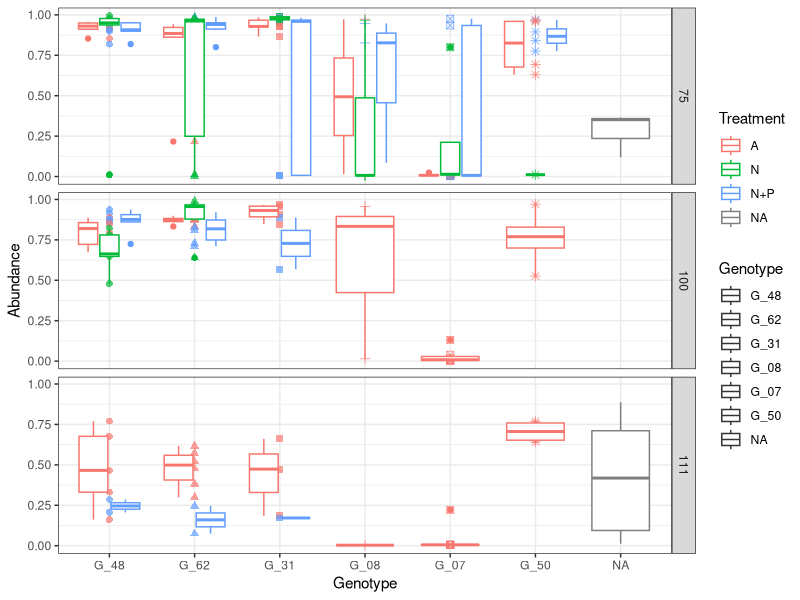
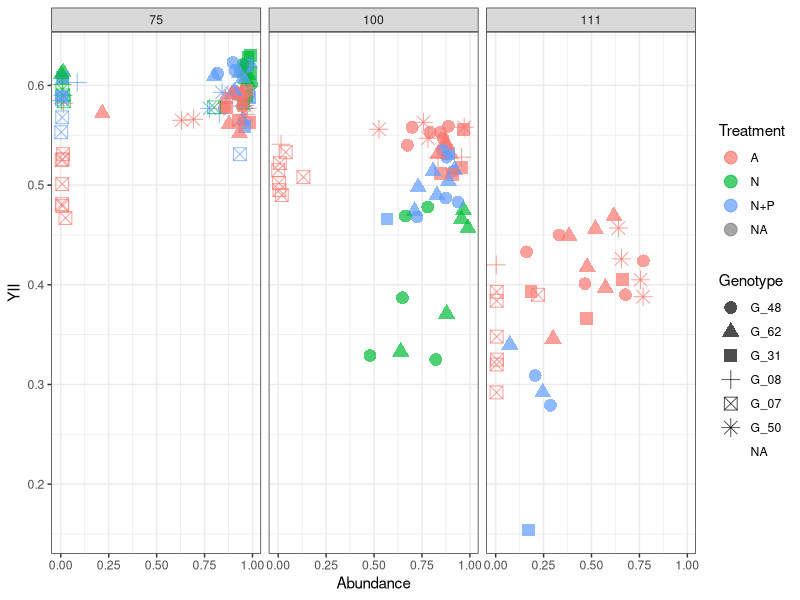
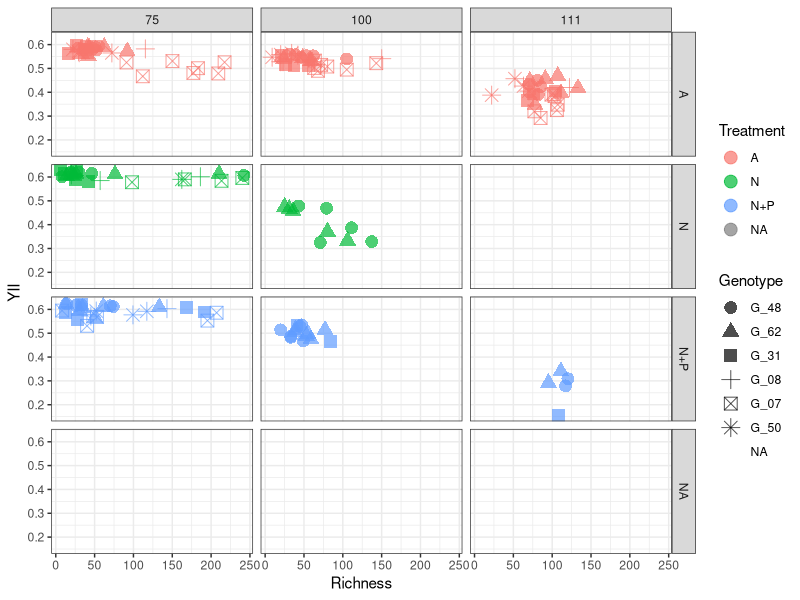
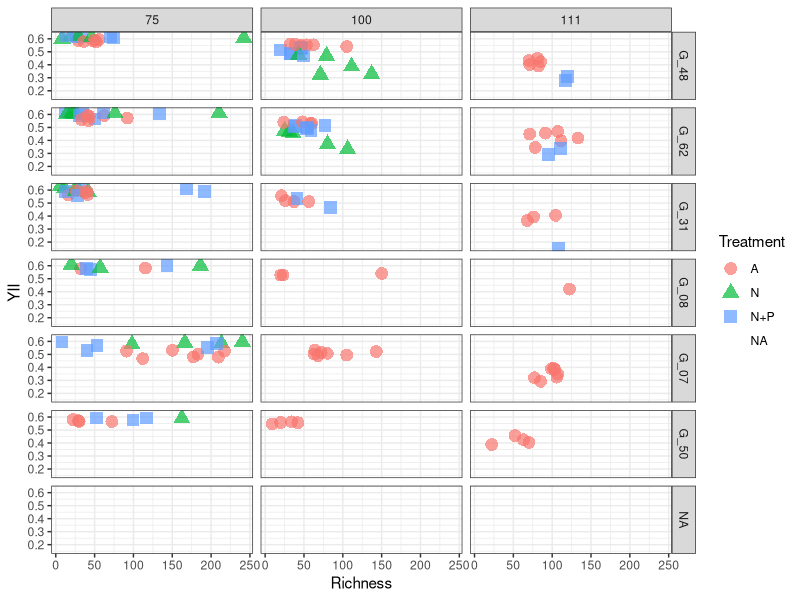
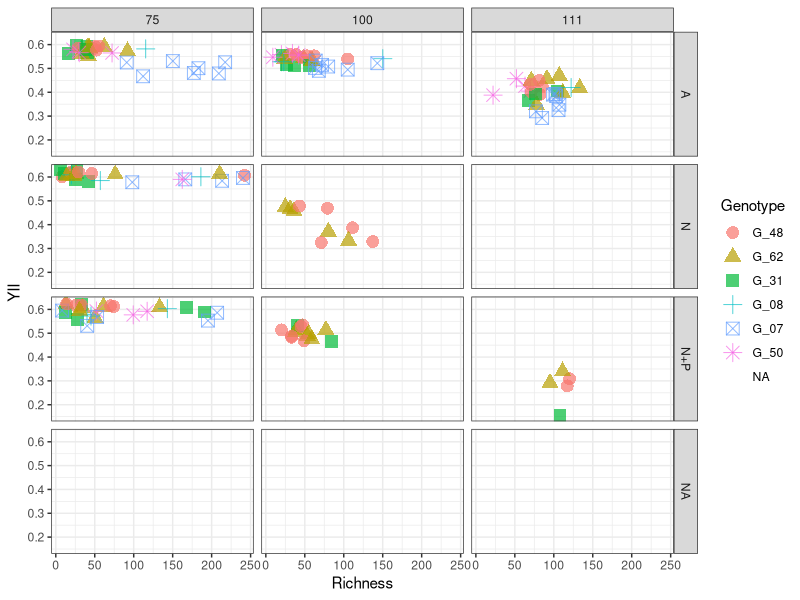
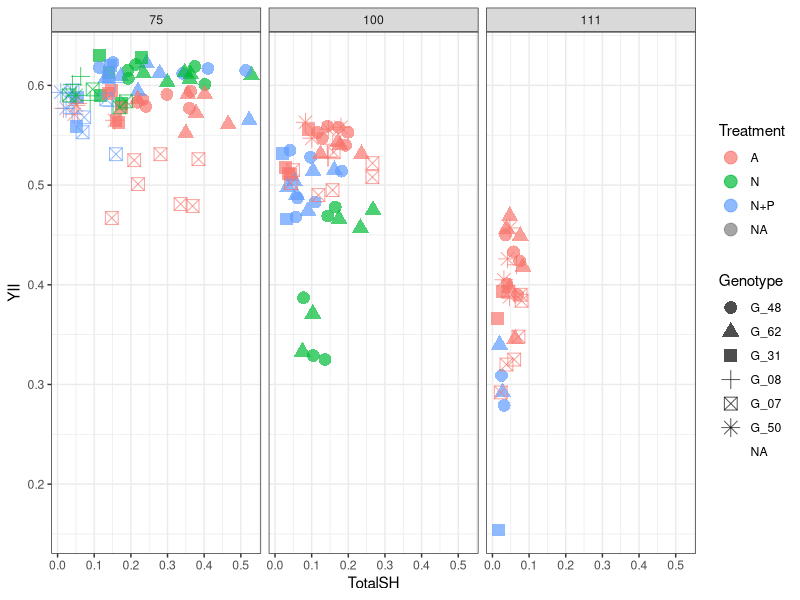
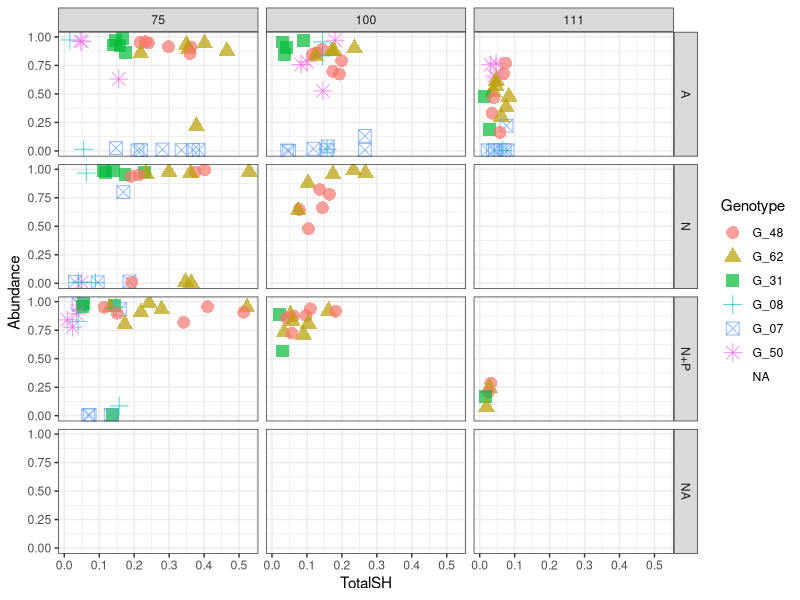
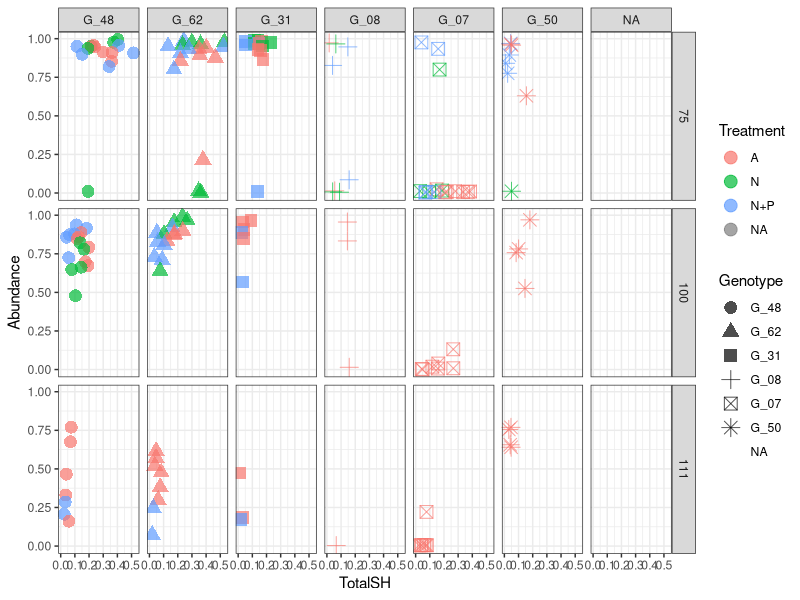

Generate these figures, in order, with R:
## ---- chunk 1
knitr::opts_chunk$set(echo = TRUE, warning=FALSE, message=FALSE, fig.width=7, fig.height=7)
## ---- chunk 2

# Load libraries and sources required to run the script
    library(tidyverse)
    library(ggthemes)
    library(lmerTest)
    library(emmeans)
    library(multcomp)
    library(effects)
    library(gridExtra)
    library(rstatix)

# Default ggplot settings

   Fill.colour<-scale_colour_manual(values = c ("#4A6CAA", "#469B53", "#AA4A74"))

    ggthe_bw<-theme_bw() + theme(panel.grid.major = element_blank(), 
                    panel.grid.minor = element_blank(),
                    #panel.background = element_blank(), 
                    axis.line = element_line(colour = "black"),
                    plot.background=element_blank(),
                    legend.title = element_blank(), 
                    legend.box.background = element_rect(),
                    panel.background =element_rect(fill = NA, color = "white"),
                    legend.position="bottom",
                    strip.background =element_rect(fill=NA))
## ---- chunk 3
  YII.76<-read.csv("YII_76.csv", header = T)
  YII.99<-read.csv("YII_99.csv", header = T)
  YII.110<-read.csv("YII_110.csv", header = T)
  
  Rick.data<-read.csv("rick_allDays.csv", header = T)
  Rick.75<-subset(Rick.data, Days=="Day75")
  Rick.100<-subset(Rick.data, Days=="Day100")
  Rick.111<-subset(Rick.data, Days=="Day111")
  
  YII.R.76<-left_join(Rick.75, YII.76, by = "Fragment")
  #summary(YII.R.76)
  
  YII.R.99<-left_join(Rick.100, YII.99, by = "Fragment")
  #summary(YII.R.99)
  
  YII.R.110<-left_join(Rick.111, YII.110, by = "Fragment")
  #summary(YII.R.110)

YII.R<-rbind(YII.R.76, YII.R.99)  
YII.R<-rbind(YII.R, YII.R.110)  

str(YII.R)
  
## ---- chunk 4
# Organize data type
      #YII.data$Date <-as.Date(YII.data$Date.y, "%Y-%m-%d")
      #YII.data$Days<-(as.numeric(YII.data$Date) -17485)
      #Time as a factor, not as int
      #str(YII.data)
      #YII.data$DaysF<-as.factor(YII.data$Days)

      YII.R$Treatment <- as.factor(YII.R$Treatment.y)
      YII.R$Fragment <- as.character(YII.R$Fragment)
      
      YII.R$Genotype<-factor(as.character(YII.R$Genotype.y), 
                             levels=c("G_48", "G_62","G_31", 
                                      "G_08","G_07", "G_50"
                            ))  # Survivorship order

# Differentiate ambient from elevated nutrients (N and N+P)      
      YII.R$Nutrients<-"Nutrients"
      YII.R$Nutrients[YII.R$Treatment=="A"]<-"Ambient"
 
# Check the data
      str(YII.R)
      summary(YII.R)
## ---- chunk 5


YII_Abundance<- ggplot(YII.R, aes (Genotype, Abundance,
                                   colour=Treatment, shape=Genotype)) +
        geom_point(size=2, alpha=.7) +   
        geom_boxplot() +   
  theme_bw() + facet_grid(Day~.)
YII_Abundance


YII_Abundance<- ggplot(YII.R, aes (Abundance, YII, colour=Treatment, shape=Genotype)) +
        geom_point(size=4, alpha=.7) +   theme_bw() + facet_grid(~Day)
YII_Abundance

#YII_Abundance<- ggplot(YII.R, aes (Abundance, YII, colour=Treatment)) +
#        geom_point(size=4, alpha=.7) +   theme_bw() + facet_grid(Genotype~Day)
#YII_Abundance
    

YII_Richness<- ggplot(YII.R, aes (Richness, YII, colour=Treatment, shape=Genotype)) +
        geom_point(size=4, alpha=.7) +   theme_bw() + facet_grid(Treatment~Day)
YII_Richness

YII_Richness<- ggplot(YII.R, aes (Richness, YII, colour=Treatment, shape=Treatment)) +
        geom_point(size=4, alpha=.7) +   theme_bw() + facet_grid(Genotype~Day)
YII_Richness


YII_Richness<- ggplot(YII.R, aes (Richness, YII, colour=Genotype, shape=Genotype)) +
        geom_point(size=4, alpha=.7) +   theme_bw() + facet_grid(Treatment~Day)
YII_Richness


YII_S_H<- ggplot(YII.R, aes (TotalSH, YII, colour=Treatment, shape=Genotype)) +
        geom_point(size=4, alpha=.7) +   theme_bw() + facet_grid(~Day)
YII_S_H

YII_S_H<- ggplot(YII.R, aes (TotalSH, Abundance, colour=Genotype, shape=Genotype)) +
        geom_point(size=4, alpha=.7) +   theme_bw() + facet_grid(Treatment~Day)
YII_S_H

YII_S_H<- ggplot(YII.R, aes (TotalSH, Abundance, colour=Treatment, shape=Genotype)) +
        geom_point(size=4, alpha=.7) +   theme_bw() + facet_grid(Day~Genotype)
YII_S_H

## ---- chunk 6
YII_Abundance<- ggplot(data=subset(YII.R, Day==75), aes (Abundance, YII, colour=Treatment, shape=Genotype)) +
        geom_point(size=4, alpha=.7) +   theme_bw() + facet_wrap(~Genotype)
YII_Abundance
    
YII_Richness<- ggplot(data=subset(YII.R, Day==75), aes (Richness, YII, colour=Treatment, shape=Genotype)) +
        geom_point(size=4, alpha=.7) +   theme_bw() + facet_wrap(~Genotype)
YII_Richness

YII_Richness<- ggplot(data=subset(YII.R, Day==100), aes (Richness, YII, colour=Treatment, shape=Genotype)) +
        geom_point(size=4, alpha=.7) +   theme_bw() + facet_wrap(~Genotype)
YII_Richness


YII_S_H<- ggplot(data=subset(YII.R, Day==75), aes (TotalSH, YII, colour=Treatment)) +
  geom_point(aes(size=Abundance),alpha=.7) +   theme_bw() + facet_wrap(~Genotype)
YII_S_H

YII_S_H<- ggplot(data=subset(YII.R, Day==75), aes (TotalSH, YII, colour=Treatment)) +
  geom_point(aes(size=Richness),alpha=.7) +   theme_bw() + facet_wrap(~Genotype)
YII_S_H

Abundance_S_H<- ggplot(data=subset(YII.R, Day==75), aes (Abundance, TotalSH, colour=Treatment, shape=Genotype)) +
        geom_point(size=4, alpha=.7) +   theme_bw() + facet_wrap(~Genotype)
Abundance_S_H
